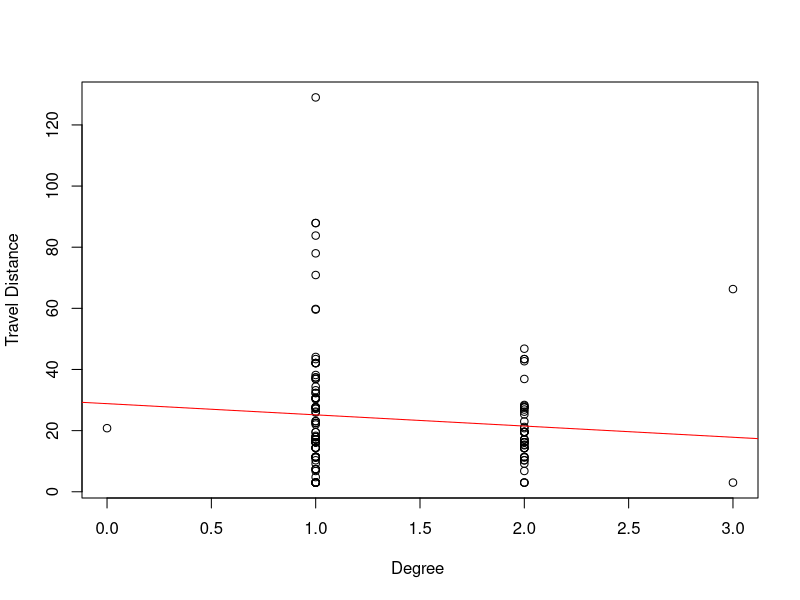
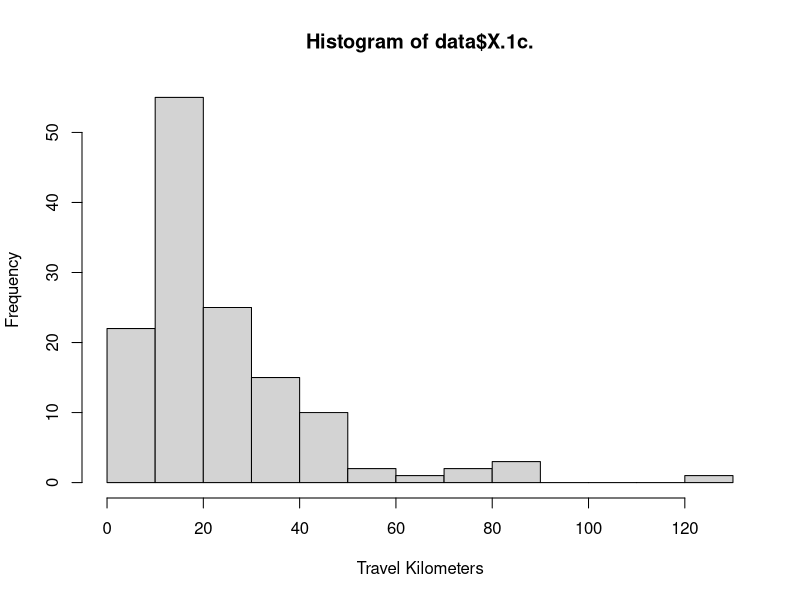
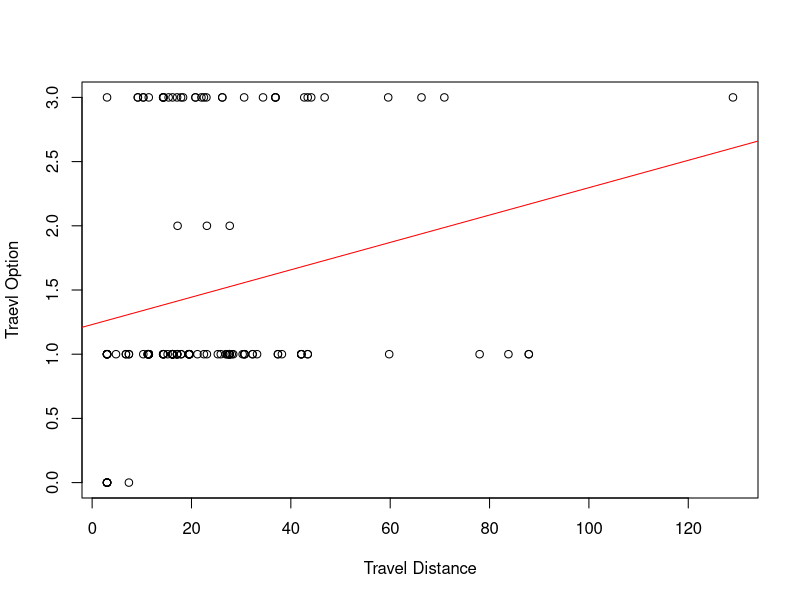
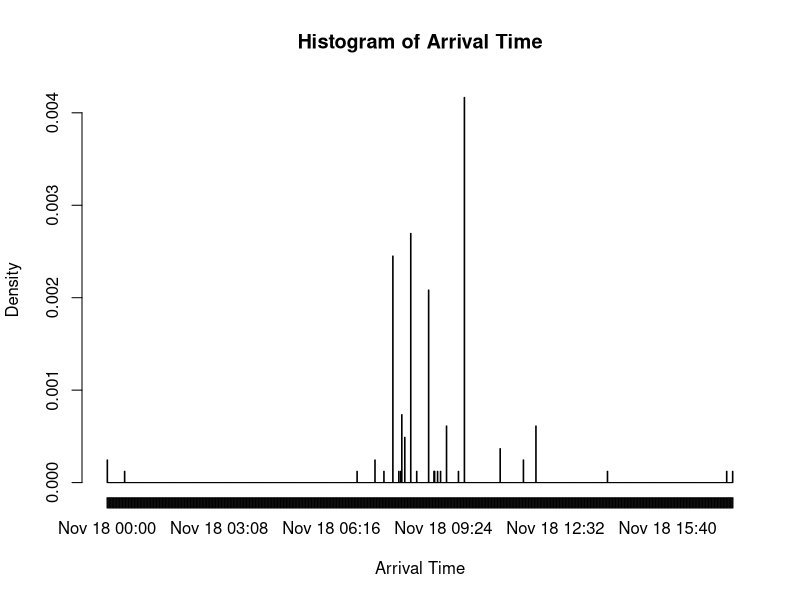
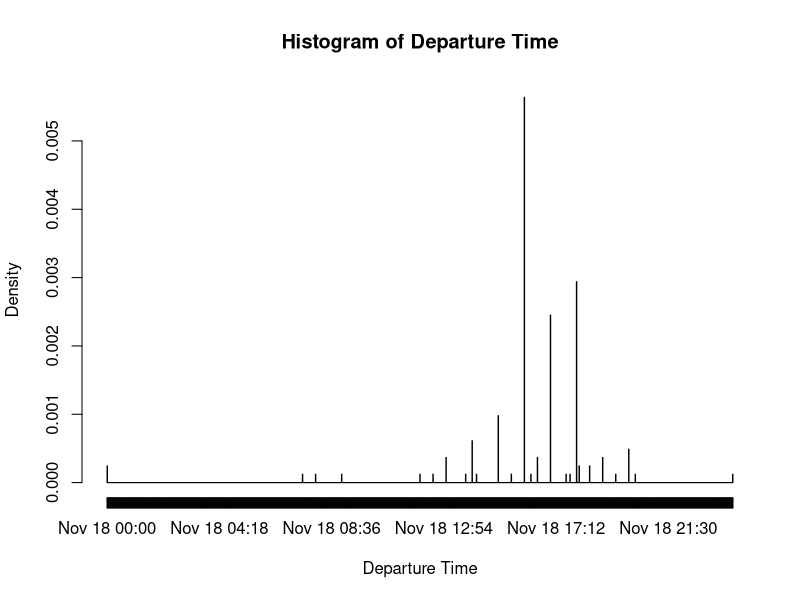
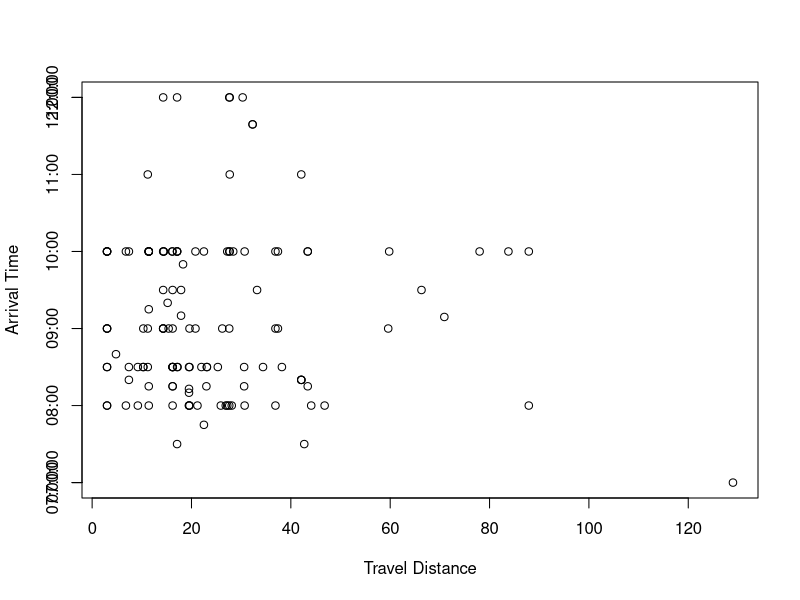
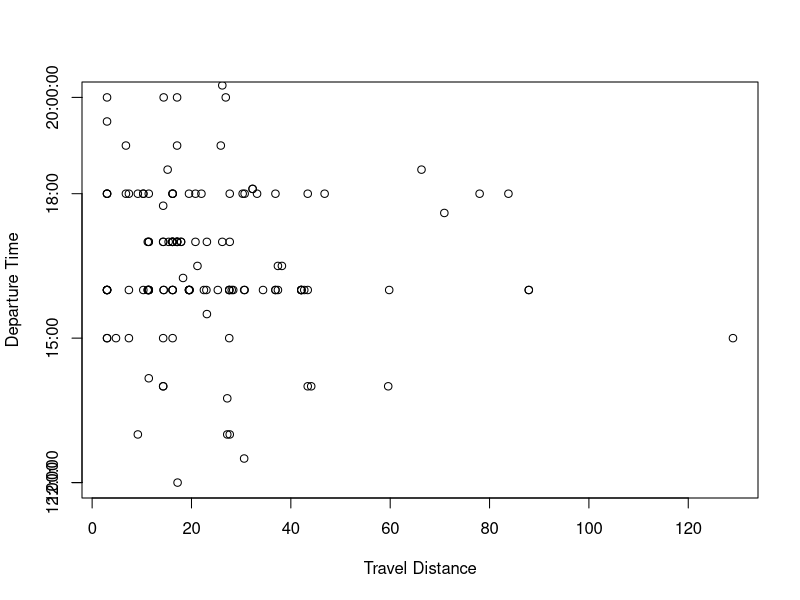
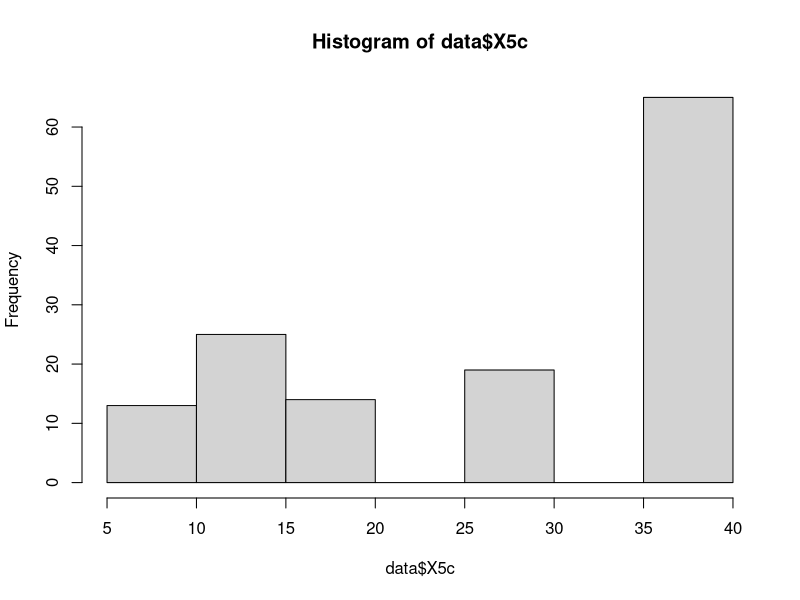

Here is the R script that generated these plots, in order: (Note: this script raises an error after producing the figures.)
### LIBRARIES

library(dplyr)
library(car)

### READING DATA
setwd("/Users/lukasmohs/Desktop/MA-data-analysis/") #adjust to directiory
data = read.csv("data.csv",sep=',')

### MODIFY DATA
data <- mutate(data, X1a = ifelse(data$X1a == 'Bachelor Student', 1,  ifelse(data$X1a == 'Master Student', 2,  ifelse(data$X1a == 'PHD Student', 3, 0))))
data <- mutate(data, X1d = ifelse(data$X1d == 'Public Transport', 1,  ifelse(data$X1d == 'Both: Car &Public Transport', 2,  ifelse(data$X1d == 'Car', 3, 0))))
data$X.1c. = gsub(",", ".", data$X.1c.)
data$X.1c. = as.double(as.character(data$X.1c.))
data$X5a = as.POSIXct(strptime(data$X5a,format='%H:%M:%S'))
data$X5b = as.POSIXct(strptime(data$X5b,format='%H:%M:%S'))
data <- mutate(data, X5c = ifelse(data$X5c == '5 Minutes', 5,  ifelse(data$X5c == '10 Minutes', 10,  ifelse(data$X5c == '15 Minutes', 15, ifelse(data$X5c == '20 Minutes', 20, ifelse(data$X5c == '30 Minutes', 30, 40))))))
data <- mutate(data, X5d = ifelse(data$X5d == 'Less than 2 hours', 1,  ifelse(data$X5d == '2 - 12 hours', 2,  ifelse(data$X5d == '12 - 24 hours', 3, ifelse(data$X5d == 'more than 24 hours', 4, 0)))))
levelsX5e = levels(data$X5e)
#[1] ""                              "All"                           "All of the above"              "Bank Transfer"                 "Bier"                         
#[6] "Cash"                          "Cash and bank transfer"        "Payment Service (i.e. Paypal)" "Using an app"  
data$X5e =  as.numeric(data$X5e)

levelsX5f = levels(data$X5f)
#[1] ""                          "0 special characteristics" "Age group / study degree"  "Field of study"            "Gender"                    "Just distance"            
#[7] "Time of arrival"    
data$X5f =  as.numeric(data$X5f)

data$X6a = gsub(",", ".", data$X6a)
data$X6a = as.double(as.character(data$X6a))
data <- mutate(data, wppkm = ifelse(!is.na(data$X6a), X6a/X.1c. ,  NA))

data$X7a = gsub(",", ".", data$X7a)
data$X7a = as.double(as.character(data$X7a))
data <- mutate(data, eppkm = ifelse(!is.na(data$X7a), X7a/X.1c. ,  NA))

data$X7b = gsub(",", ".", data$X7b)
data$X7b = as.double(as.character(data$X7b))
data <- mutate(data, epdkm = ifelse(!is.na(data$X7b), X7b/10 ,  NA))

levelsX9a = levels(data$X9a)
#[1] ""    [2] "0 Need"   [3] "0t interested financially"   [4] "Loss of flexibility"                                                
# [5] "Loss of privacy"    [6] "Public transport is more convenient"                                
# [7] "Public transport is more convenient and especially more sustainable"
# [8] "Traffic jams"     [9] "Umwelt" 
data$X9a = as.numeric(data$X9a)
data <- mutate(data, X9a = ifelse(X9a!=1,X9a ,  NA))

### EXPLORATION
summary(data)

# Degree on Travel Distance
plot(data$X1a,data$X.1c.,xlab="Degree ", ylab="Travel Distance")
abline(lm(X.1c. ~ X1a, data=data),col="red")

# Travel Distance on Travel Option
hist(data$X.1c.,xlab="Travel Kilometers")
plot(data$X.1c.,data$X1d, xlab="Travel Distance", ylab="Traevl Option")
abline(lm(X1d ~ X.1c., data=data),col="red")

#Travel Time
hist(data$X5a,"mins",xlab="Arrival Time")
hist(data$X5b,"mins",xlab="Departure Time")

startHour = strptime("7:00:00",format='%H:%M:%S')
endHour = strptime("12:00:00",format='%H:%M:%S')
plot(data$X.1c.,data$X5a, xlab="Travel Distance", ylab="Arrival Time", ylim=as.POSIXct(c(startHour,endHour)))
axis.POSIXct(2, at=startHour, labels=format(startHour, '%H:%M:%S'))
axis.POSIXct(2, at=endHour, labels=format(endHour, '%H:%M:%S'))

startHour = strptime("12:00:00",format='%H:%M:%S')
endHour = strptime("20:00:00",format='%H:%M:%S')
plot(data$X.1c.,data$X5b, xlab="Travel Distance", ylab="Departure Time", ylim=as.POSIXct(c(startHour,endHour)))
axis.POSIXct(2, at=startHour, labels=format(startHour, '%H:%M:%S'))
axis.POSIXct(2, at=endHour, labels=format(endHour, '%H:%M:%S'))

# Flexibility
hist(data$X5c)


# Travel Distance on Willingsness to Pay
hist(data$wppkm,xlab="Willingsness to Pay in Euro per Commute KM ",breaks=40)
plot(data$X.1c.,data$X6a, xlab="Travel Distance", ylab="Willingsness to Pay for total Distance",ylim = c(0,8),xlim = c(0,90))
abline(lm(X6a ~ X.1c., data=data),col="red")
mean(data$wppkm, na.rm=TRUE)
median(data$wppkm, na.rm=TRUE)

# Travel Distance on Expected Payout
hist(data$eppkm,xlab="Expected Payout in Euro per Commute KM",breaks=40)
plot(data$X.1c.,data$X7a, xlab="Travel Distance", ylab="Expected Payout in Euro for total Distance")
abline(lm(X7a ~ X.1c., data=data),col="red")
mean(data$eppkm, na.rm=TRUE)
median(data$eppkm, na.rm=TRUE)

# Detour Distance on Expected Payout
hist(data$epdkm,xlab="Expected Payout in Euro per Detour KM",breaks=20)
plot(data$X.1c.,data$X7b, xlab="Travel Distance", ylab="Expected Payout in Euro per 10 Detour KM")
abline(lm(X7b ~ X.1c., data=data),col="red")
mean(data$epdkm, na.rm=TRUE)
median(data$epdkm, na.rm=TRUE)



# Reasons for not Founding / Joingin a Carpool
hist(data$X9a,xlab="Reasons for not Founding / Joingin a Carpool")
legend("topright", 95, legend=c(levelsX9a), cex=.8)
